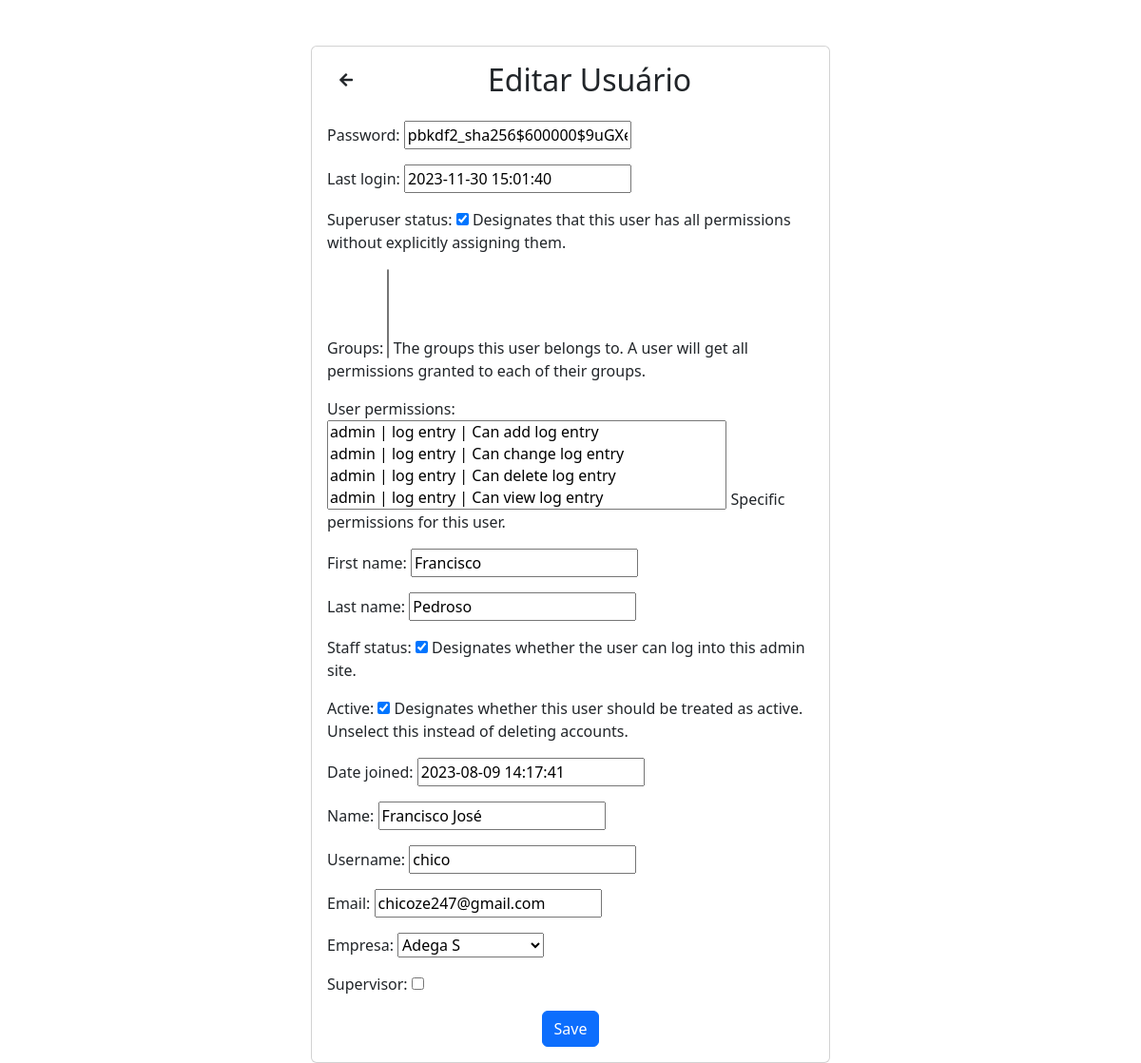
/update-user (signed in), run on an earlier commit of the app's database.
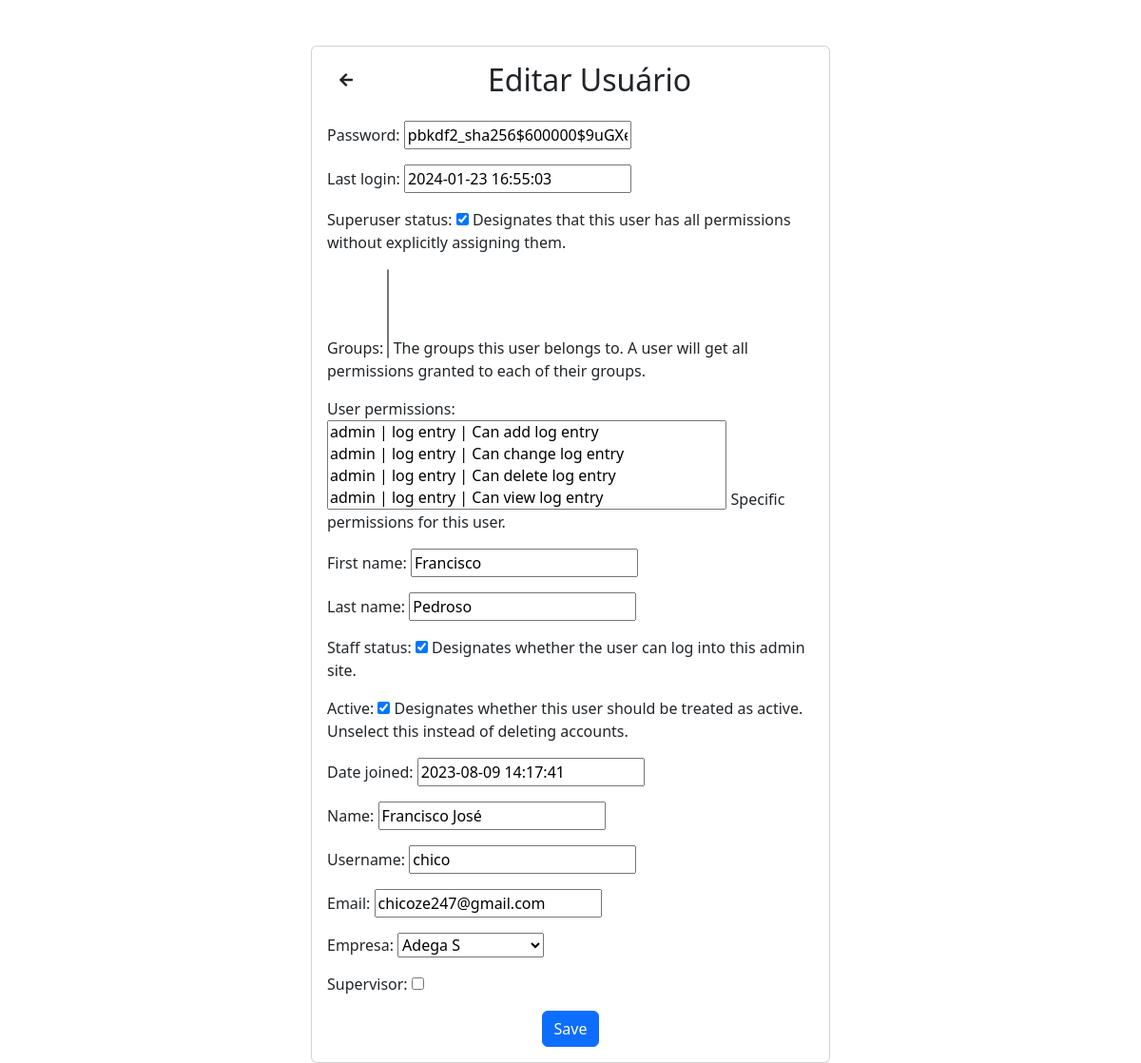
And on a later commit of the database.
### ticketApp/models.py (models this page shows, shortened)
class User(AbstractUser):
    name = models.CharField(max_length=100, null=True)
    username = models.CharField(max_length=150, unique=True)
    email = models.EmailField(max_length = 254, null=True, default=None)
    empresa = models.ForeignKey(Empresa, on_delete=models.CASCADE, related_name='usuarios', default=None , null=True)
    supervisor =  models.BooleanField(default=False)
    USERNAME_FIELD = 'username'

### ticketApp/views.py (the view, shortened to what this page needs)
# urls.py: path('update-user', views.update_user_view, name='update_user_url'),
@login_required(login_url='login')
def update_user_view(request, user_id=None):
  if user_id == None:
    user_id = request.user.id
  user = get_object_or_404(User, pk=user_id)
  form = SimpleUserEditForm(instance=user)
  if user.is_staff:
    form = AdvancedUserEditForm(instance=user)
  return render(request, 'forms/update_user_form.html', {"form": form})

### ticketApp/forms.py
class AdvancedUserEditForm(ModelForm):
   class Meta:
      model = User
      fields = '__all__'

### ticketApp/models.py (called while the page is built)
    def __str__(self):
        return self.name

### ticketApp/templates/forms/update_user_form.html (shortened to what this page needs)
{% extends 'main.html' %}
{% block content %}
<body>
  <div class="container mt-5">
    <div class="row justify-content-center">
      <div class="col-md-6">
        <div class="card">
          <div class="card-body">
            <div class="d-flex align-items-center justify-content-start mb-4">
              <a href="{{request.META.HTTP_REFERER}}" class="btn btn-back">
                <i class="fas fa-arrow-left"></i>
              </a>
              <h2 class="card-title mb-0 mx-auto">Editar Usuário</h2>
            </div>
            <form method="post">
              {{ form.as_p }}
              <div class="text-center">
                <button type="submit" class="btn btn-primary">Save</button>
              </div>
            </form>
          </div>
        </div>
      </div>
    </div>
  </div>
</body>
{% endblock content %}

What changed in the data, as far as the page shows it:
changed User "Francisco": last_login "2023-11-30 15:01:40" → "2024-01-23 16:55:03"
